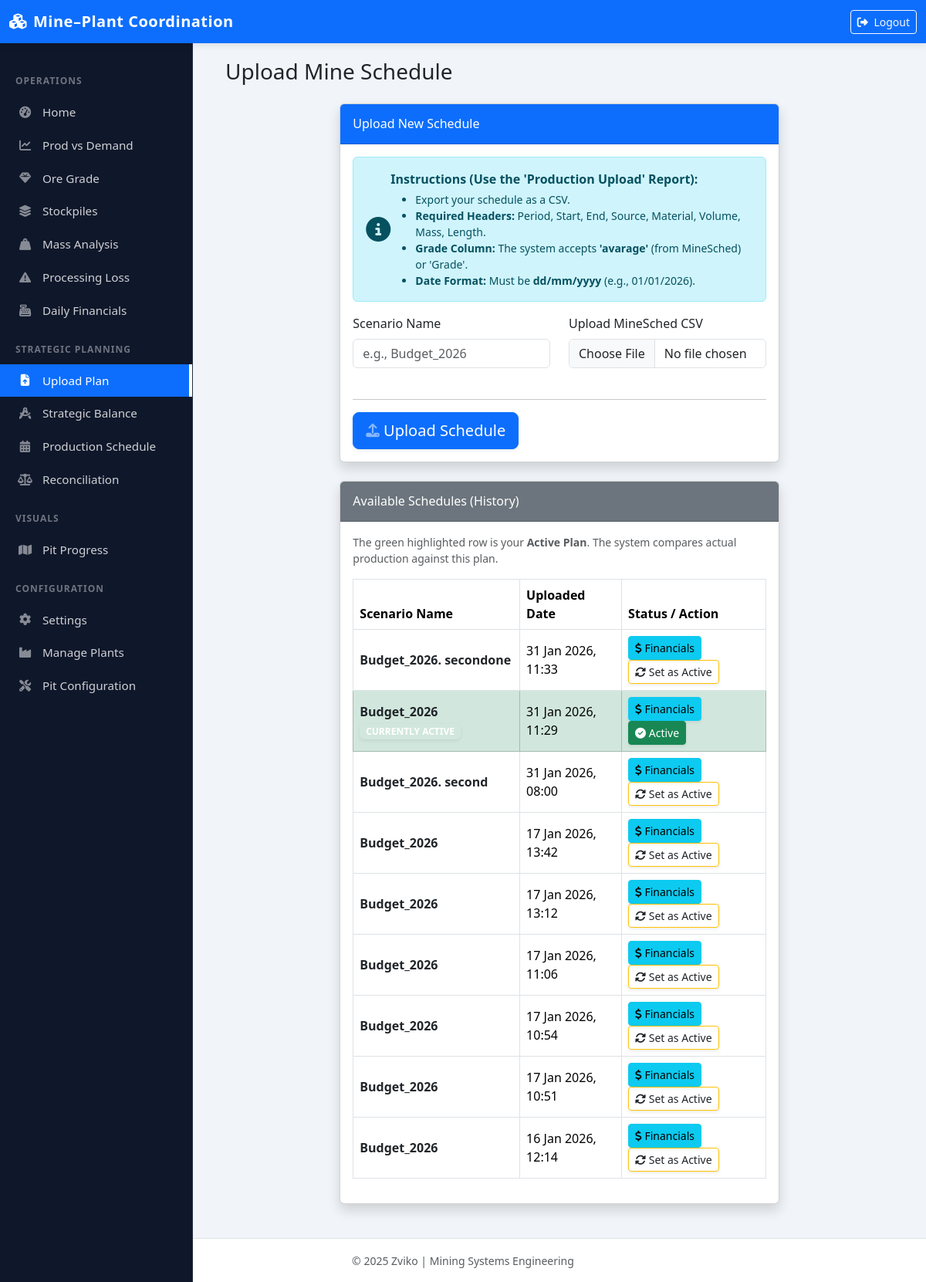
Before: /upload-schedule/ with the older database file.
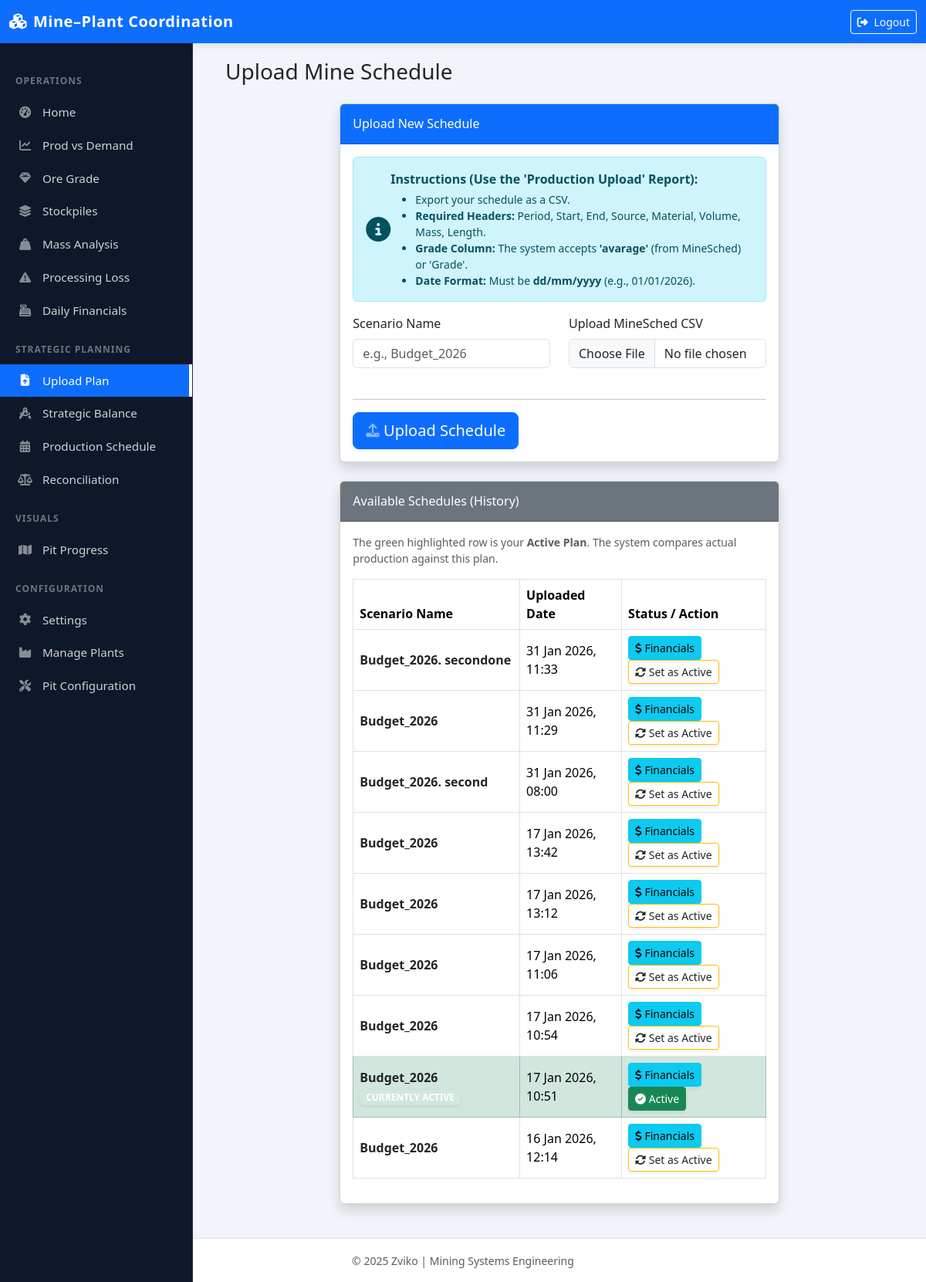
After: the same page with the newer database file.
### dashboard/models.py (models this page shows, shortened)
class ScheduleScenario(models.Model):
    name = models.CharField(max_length=100, default="mucs_2026")
    created_at = models.DateTimeField(auto_now_add=True)
    is_active = models.BooleanField(default=False)

### dashboard/views.py (the view)
# urls.py: path('upload-schedule/', views.upload_schedule_view, name='upload_schedule'),
def upload_schedule_view(request):
    if request.method == "POST":
        form = ScheduleUploadForm(request.POST, request.FILES)
        if form.is_valid():
            scenario_name = form.cleaned_data['scenario_name']
            csv_file = request.FILES['csv_file']
            if not csv_file.name.lower().endswith('.csv'):
                messages.error(request, "Error: Please upload a CSV file.")
                return redirect('upload_schedule')
            scenario = ScheduleScenario.objects.create(name=scenario_name)
            try:
                decoded_file = csv_file.read().decode('utf-8-sig').splitlines()
                header_row_index = -1
                for i, line in enumerate(decoded_file[:20]):
                    if 'period' in line.lower():
                        header_row_index = i
                        break
                if header_row_index == -1:
                    raise Exception("Could not find a row with 'Period' in the first 20 lines.")
                data_content = "\n".join(decoded_file[header_row_index:])
                io_string = io.StringIO(data_content)
                reader = csv.DictReader(io_string)
                if reader.fieldnames:
                    reader.fieldnames = [name.replace('\n', ' ').strip() for name in reader.fieldnames]
                print(f"DEBUG: Cleaned Headers: {reader.fieldnames}")
                def find_col(options):
                    for field in reader.fieldnames:
                        if field.lower() in options:
                            return field
                    return None
                mat_col = find_col(['material', 'material type', 'dest material', 'rock type', 'mat'])
                vol_col = find_col(['volume', 'vol', 'bank volume'])
                mass_col = find_col(['mass', 'tonnes', 'tons', 't'])
                count = 0
                errors = []
                for row_idx, row in enumerate(reader):
                    p_num = row.get('Period') or row.get('Period Number')
                    if not p_num: continue
                    try:
                        def clean_num(val):
                            if not val: return 0.0
                            return float(str(val).replace(',', '').strip())
                        def clean_date(val):
                            if not val: return None
                            val = val.strip()
                            for fmt in ('%d/%m/%Y', '%Y-%m-%d', '%d-%m-%Y', '%m/%d/%Y'):
                                try:
                                    return datetime.strptime(val, fmt).date()
                                except ValueError:
                                    continue
                            return None
                        if mat_col and row.get(mat_col):
                            raw_mat = row.get(mat_col).lower()
                        else:
                            raw_mat = 'waste' # Default only if column missing
                        if 'low_grad' in raw_mat or 'medium_' in raw_mat:
                            raw_mat = 'ore'
                        elif 'waste' in raw_mat:
                            raw_mat = 'waste'
                        phase = row.get('Source') or row.get('Mining Location', 'Unknown')
                        grade_val = row.get('avarage') or row.get('Grade') or row.get('average')
                        MaterialSchedule.objects.create(
                            scenario=scenario,
                            period=int(p_num),
                            phase_name=phase,
                            start_date=clean_date(row.get('Start') or row.get('Start Date')),
                            end_date=clean_date(row.get('End') or row.get('End Date')),
                            source=phase,
                            destination=row.get('Destination') or row.get('Dest', ''),
                            material_type=raw_mat, # Using our fixed material type
                            volume=clean_num(row.get(vol_col)) if vol_col else clean_num(row.get('Volume')),
                            mass=clean_num(row.get(mass_col)) if mass_col else clean_num(row.get('Mass')),
                            haul_distance=clean_num(row.get('Length') or row.get('Haul') or row.get('Haul Route')),
                            grade=clean_num(grade_val)
                        )
                        count += 1
                    except Exception as e:
                        if len(errors) < 3:
                            errors.append(f"Row {row_idx + 1}: {str(e)}")
                        continue
                if count > 0:
                    messages.success(request, f"Success! Uploaded {count} rows to '{scenario.name}'.")
                else:
                    scenario.delete()
                    if errors:
                        messages.error(request, f"Failed. First error: {errors[0]}")
                    else:
                        messages.warning(request, "Found correct headers, but no rows had a Period Number.")
                return redirect('upload_schedule')
            except Exception as e:
                scenario.delete()
                messages.error(request, f"Critical Upload Failed: {str(e)}")
                return redirect('upload_schedule')
    else:
        form = ScheduleUploadForm()
    scenarios = ScheduleScenario.objects.all().order_by('-created_at')
    return render(request, 'dashboard/upload_schedule.html', {
        'form': form,
        'scenarios': scenarios
    })

### dashboard/forms.py
class ScheduleUploadForm(forms.Form):
    scenario_name = forms.CharField(
        max_length=100,
        label="Scenario Name",
        widget=forms.TextInput(attrs={'class': 'form-control', 'placeholder': 'e.g., Budget_2026'})
    )
    csv_file = forms.FileField(
        label="Upload MineSched CSV",
        widget=forms.ClearableFileInput(attrs={'class': 'form-control'})
    )

### dashboard/templates/dashboard/upload_schedule.html (shortened to what the changed rows need)
{% extends 'dashboard/base.html' %}
{% block content %}
<div class="container-fluid">
    <div class="d-sm-flex align-items-center justify-content-between mb-4">
        <h1 class="h3 mb-0 text-gray-800">Upload Mine Schedule</h1>
    </div>
    <div class="row justify-content-center">
        <div class="col-lg-8">
            <div class="card shadow mb-4">
                <div class="card-body">
                    <div class="table-responsive">
                        <table class="table table-bordered table-hover" width="100%" cellspacing="0">
                            <thead class="thead-light">
                                <tr>
                                    <th>Scenario Name</th>
                                    <th>Uploaded Date</th>
                                    <th>Status / Action</th>
                                </tr>
                            </thead>
                            <tbody>
                                {% for s in scenarios %}
                                <tr class="{% if s.is_active %}table-success{% endif %}">
                                    <td class="align-middle text-dark">
                                        <strong>{{ s.name }}</strong>
                                        {% if s.is_active %}
                                            <span class="badge badge-success ml-2 shadow-sm">CURRENTLY ACTIVE</span>
                                        {% endif %}
                                    </td>
                                    <td class="align-middle">{{ s.created_at|date:"d M Y, H:i" }}</td>
                                    <td class="align-middle">
                                        <a href="{% url 'cash_flow' s.id %}" class="btn btn-info btn-sm shadow-sm mr-1" title="Analyze Cash Flow">
                                            <i class="fas fa-dollar-sign"></i> Financials
                                        </a>
                                        {% if s.is_active %}
                                            <button class="btn btn-success btn-sm font-weight-bold shadow-sm" disabled style="opacity: 1; cursor: default;">
                                                <i class="fas fa-check-circle mr-1"></i> Active
                                            </button>
                                        {% else %}
                                            <a href="{% url 'sync-targets' s.id %}" class="btn btn-outline-warning btn-sm text-dark font-weight-bold shadow-sm" title="Switch to this plan">
                                                <i class="fas fa-sync-alt mr-1"></i> Set as Active
                                            </a>
                                        {% endif %}
                                    </td>
                                </tr>
                                {% endfor %}
                            </tbody>
                        </table>
                    </div>
                </div>
            </div>
        </div>
    </div>
</div>
{% endblock %}

Changed rows visible on the page:
changed ScheduleScenario "31 Jan 2026, 11:29": is_active "CURRENTLY ACTIVE Active" → "Set as Active"
changed ScheduleScenario "17 Jan 2026, 10:51": is_active "Set as Active" → "CURRENTLY ACTIVE Active"
